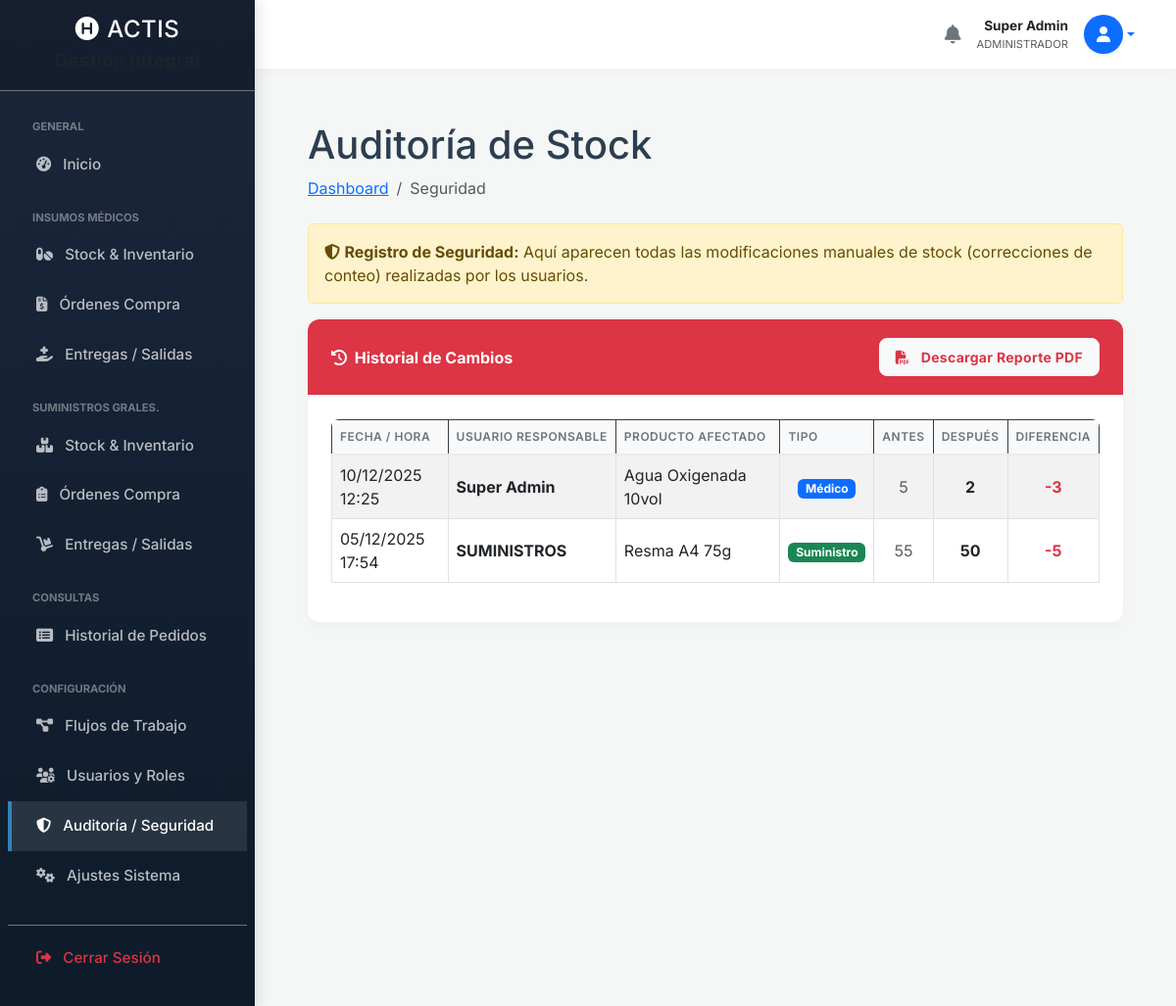
/admin_auditoria.php (signed in), run on the app's committed database.
### tables this page shows
CREATE TABLE `historial_ajustes` (
  `id` int(11) NOT NULL,
  `id_usuario` int(11) NOT NULL,
  `tipo_origen` enum('insumo','suministro') NOT NULL,
  `id_item` int(11) NOT NULL,
  `stock_anterior` int(11) NOT NULL,
  `stock_nuevo` int(11) NOT NULL,
  `fecha_cambio` timestamp NULL DEFAULT current_timestamp()
);

CREATE TABLE `usuarios` (
  `id` int(11) NOT NULL,
  `nombre_completo` varchar(100) NOT NULL,
  `email` varchar(100) NOT NULL,
  `destino` varchar(100) DEFAULT NULL,
  `servicio` varchar(100) DEFAULT NULL,
  `grado_militar` varchar(100) DEFAULT NULL,
  `rol_en_servicio` varchar(50) DEFAULT NULL,
  `telefono` varchar(50) DEFAULT NULL,
  `numero_interno` varchar(20) DEFAULT NULL,
  `password` varchar(255) NOT NULL,
  `firma_digital` varchar(255) DEFAULT NULL,
  `activo` tinyint(1) DEFAULT 1,
  `validado_por_admin` tinyint(1) DEFAULT 0,
  `created_at` timestamp NULL DEFAULT current_timestamp()
);

CREATE TABLE `insumos_medicos` (
  `id` int(11) NOT NULL,
  `codigo` varchar(50) DEFAULT NULL,
  `nombre` varchar(150) NOT NULL,
  `descripcion` text DEFAULT NULL,
  `unidad_medida` varchar(50) DEFAULT 'unidades',
  `stock_actual` int(11) DEFAULT 0,
  `stock_minimo` int(11) DEFAULT 5,
  `fecha_vencimiento` date DEFAULT NULL,
  `lote` varchar(50) DEFAULT NULL,
  `updated_at` timestamp NULL DEFAULT current_timestamp() ON UPDATE current_timestamp()
);

CREATE TABLE `suministros_generales` (
  `id` int(11) NOT NULL,
  `codigo` varchar(50) DEFAULT NULL,
  `nombre` varchar(150) NOT NULL,
  `descripcion` text DEFAULT NULL,
  `unidad_medida` varchar(50) DEFAULT 'unidades',
  `stock_actual` int(11) DEFAULT 0,
  `stock_minimo` int(11) DEFAULT 5,
  `updated_at` timestamp NULL DEFAULT current_timestamp() ON UPDATE current_timestamp()
);

### admin_auditoria.php (the view, shortened to what this page needs)
<?php
require 'db.php';
include 'includes/header.php';
include 'includes/sidebar.php';
include 'includes/navbar.php';
$sql = "
    SELECT h.*, u.nombre_completo as usuario,
           im.nombre as nombre_insumo,
           sg.nombre as nombre_suministro
    FROM historial_ajustes h
    JOIN usuarios u ON h.id_usuario = u.id
    LEFT JOIN insumos_medicos im ON h.tipo_origen = 'insumo' AND h.id_item = im.id
    LEFT JOIN suministros_generales sg ON h.tipo_origen = 'suministro' AND h.id_item = sg.id
    ORDER BY h.fecha_cambio DESC
";
$stmt = $pdo->query($sql);
$historial = $stmt->fetchAll();
?>
<div class="container-fluid px-4">
    <h1 class="mt-4">Auditoría de Stock</h1>
    <ol class="breadcrumb mb-4">
        <li class="breadcrumb-item"><a href="dashboard.php">Dashboard</a></li>
        <li class="breadcrumb-item active">Seguridad</li>
    </ol>
    <div class="alert alert-warning">
        <i class="fas fa-shield-alt"></i> <strong>Registro de Seguridad:</strong> Aquí aparecen todas las modificaciones manuales de stock (correcciones de conteo) realizadas por los usuarios.
    </div>
    <div class="card mb-4 border-danger">
        <div class="card-header bg-danger text-white d-flex justify-content-between align-items-center">
            <div><i class="fas fa-history me-1"></i> Historial de Cambios</div>
            <a href="generar_pdf_auditoria.php" target="_blank" class="btn btn-light btn-sm text-danger fw-bold">
                <i class="fas fa-file-pdf me-2"></i> Descargar Reporte PDF
            </a>
        </div>
        <div class="card-body">
            <div class="table-responsive">
                <table class="table table-striped table-hover table-bordered">
                    <thead class="table-dark">
                        <tr>
                            <th>Fecha / Hora</th>
                            <th>Usuario Responsable</th>
                            <th>Producto Afectado</th>
                            <th>Tipo</th>
                            <th class="text-center">Antes</th>
                            <th class="text-center">Después</th>
                            <th class="text-center">Diferencia</th>
                        </tr>
                    </thead>
                    <tbody>
                        <?php if (count($historial) > 0): ?>
                            <?php foreach ($historial as $row): ?>
                                <?php
                                    $producto = ($row['tipo_origen'] == 'insumo') ? $row['nombre_insumo'] : $row['nombre_suministro'];
                                    $etiqueta = ($row['tipo_origen'] == 'insumo') ? '<span class="badge bg-primary">Médico</span>' : '<span class="badge bg-success">Suministro</span>';
                                    $diferencia = $row['stock_nuevo'] - $row['stock_anterior'];
                                    $color_diff = ($diferencia > 0) ? 'text-success' : 'text-danger';
                                    $signo = ($diferencia > 0) ? '+' : '';
                                ?>
                                <tr>
                                    <td><?php echo date('d/m/Y H:i', strtotime($row['fecha_cambio'])); ?></td>
                                    <td class="fw-bold"><?php echo htmlspecialchars($row['usuario']); ?></td>
                                    <td><?php echo htmlspecialchars($producto); ?></td>
                                    <td class="text-center"><?php echo $etiqueta; ?></td>
                                    <td class="text-center text-muted"><?php echo $row['stock_anterior']; ?></td>
                                    <td class="text-center fw-bold"><?php echo $row['stock_nuevo']; ?></td>
                                    <td class="text-center fw-bold <?php echo $color_diff; ?>">
                                        <?php echo $signo . $diferencia; ?>
                                    </td>
                                </tr>
                            <?php endforeach; ?>
                        <?php else: ?>
                            <tr>
                                <td colspan="7" class="text-center text-muted py-4">No hay incidentes registrados. El stock no ha sido modificado manualmente.</td>
                            </tr>
                        <?php endif; ?>
                    </tbody>
                </table>
            </div>
        </div>
    </div>
</div>
<?php include 'includes/footer.php'; ?>

### header.php (style rules this page uses)
:root { --primary-color: #0f4c75; --secondary-color: #3282b8; --accent-color: #bbe1fa; --bg-color: #f4f7f6; --text-color: #2c3e50; --sidebar-width: 260px; }
body { background-color: var(--bg-color); font-family: 'Inter', sans-serif; color: var(--text-color); overflow-x: hidden; }
.card { border: none; border-radius: 12px; box-shadow: 0 5px 15px rgba(0,0,0,0.03); transition: transform 0.2s; background: #fff; margin-bottom: 1.5rem; overflow: hidden; }
.card-header { background-color: #fff; border-bottom: 1px solid #edf2f7; padding: 1.2rem 1.5rem; font-weight: 700; color: var(--primary-color); display: flex; align-items: center; justify-content: space-between; }
.card-body { padding: 1.5rem; }
.table-responsive { border-radius: 8px; }
.table thead th { background-color: #f8f9fa; color: #6c757d; font-weight: 600; text-transform: uppercase; font-size: 0.75rem; letter-spacing: 0.5px; border-bottom: 2px solid #e9ecef; white-space: nowrap; }
.table td { vertical-align: middle; }
.btn { border-radius: 8px; font-weight: 500; letter-spacing: 0.3px; padding: 0.5rem 1rem; }

### data on the page
historial_ajustes: fecha_cambio "10/12/2025 12:25", id_usuario.nombre_completo "Super Admin", insumos_medicos.nombre "Agua Oxigenada 10vol", tipo_origen "Médico", stock_anterior "5", stock_nuevo "2", diferencia "-3"
historial_ajustes: fecha_cambio "05/12/2025 17:54", id_usuario.nombre_completo "SUMINISTROS", suministros_generales.nombre "Resma A4 75g", tipo_origen "Suministro", stock_anterior "55", stock_nuevo "50", diferencia "-5"

### other printed values
$nombre_usuario_global "Super Admin"
$rol_principal_global "ADMINISTRADOR"
